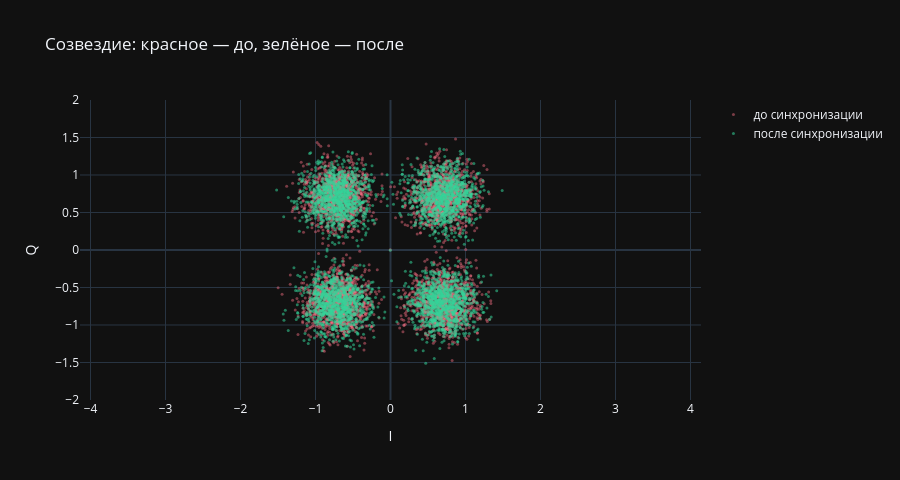

This figure's notebook cell:
### Markdown cell above
### 7. Созвездие: до и после синхронизации

Главный инструмент отладки демодулятора. До синхронизации точки размазаны
и повёрнуты; после — должны собраться в кучки вокруг идеальных позиций.

### Code cell
before = strobe(mf, SPS, tau, len(taps) - 1)

fig = go.Figure()
fig.add_trace(go.Scatter(
    x=thin(before.real), y=thin(before.imag), mode="markers",
    name="до синхронизации",
    marker=dict(size=3, color="#fb7185", opacity=0.45),
))
fig.add_trace(go.Scatter(
    x=thin(sym_rx.real), y=thin(sym_rx.imag), mode="markers",
    name="после синхронизации",
    marker=dict(size=3, color="#34d399", opacity=0.55),
))
fig.update_layout(
    title="Созвездие: красное — до, зелёное — после",
    xaxis_title="I", yaxis_title="Q",
    xaxis=dict(scaleanchor="y", scaleratio=1, range=[-2, 2]),
    yaxis=dict(range=[-2, 2]),
    template="plotly_dark", height=480,
)
fig.show()

### Figure 1 — Plotly figure (JSON) as saved in the notebook; plotly's stock layout.template omitted (floating-point values rounded to 4 significant figures; data arrays with more than 128 entries replaced by an {"elided": "..."} marker saying what was removed)
{"data": [{"marker": {"color": "#fb7185", "opacity": 0.45, "size": 3}, "mode": "markers", "name": "до синхронизации", "type": "scatter", "x": {"elided": "3848 float values"}, "y": {"elided": "3848 float values"}}, {"marker": {"color": "#34d399", "opacity": 0.55, "size": 3}, "mode": "markers", "name": "после синхронизации", "type": "scatter", "x": {"elided": "3848 float values"}, "y": {"elided": "3848 float values"}}], "layout": {"height": 480, "title": {"text": "Созвездие: красное — до, зелёное — после"}, "xaxis": {"range": [-2, 2], "scaleanchor": "y", "scaleratio": 1, "title": {"text": "I"}}, "yaxis": {"range": [-2, 2], "title": {"text": "Q"}}}}
